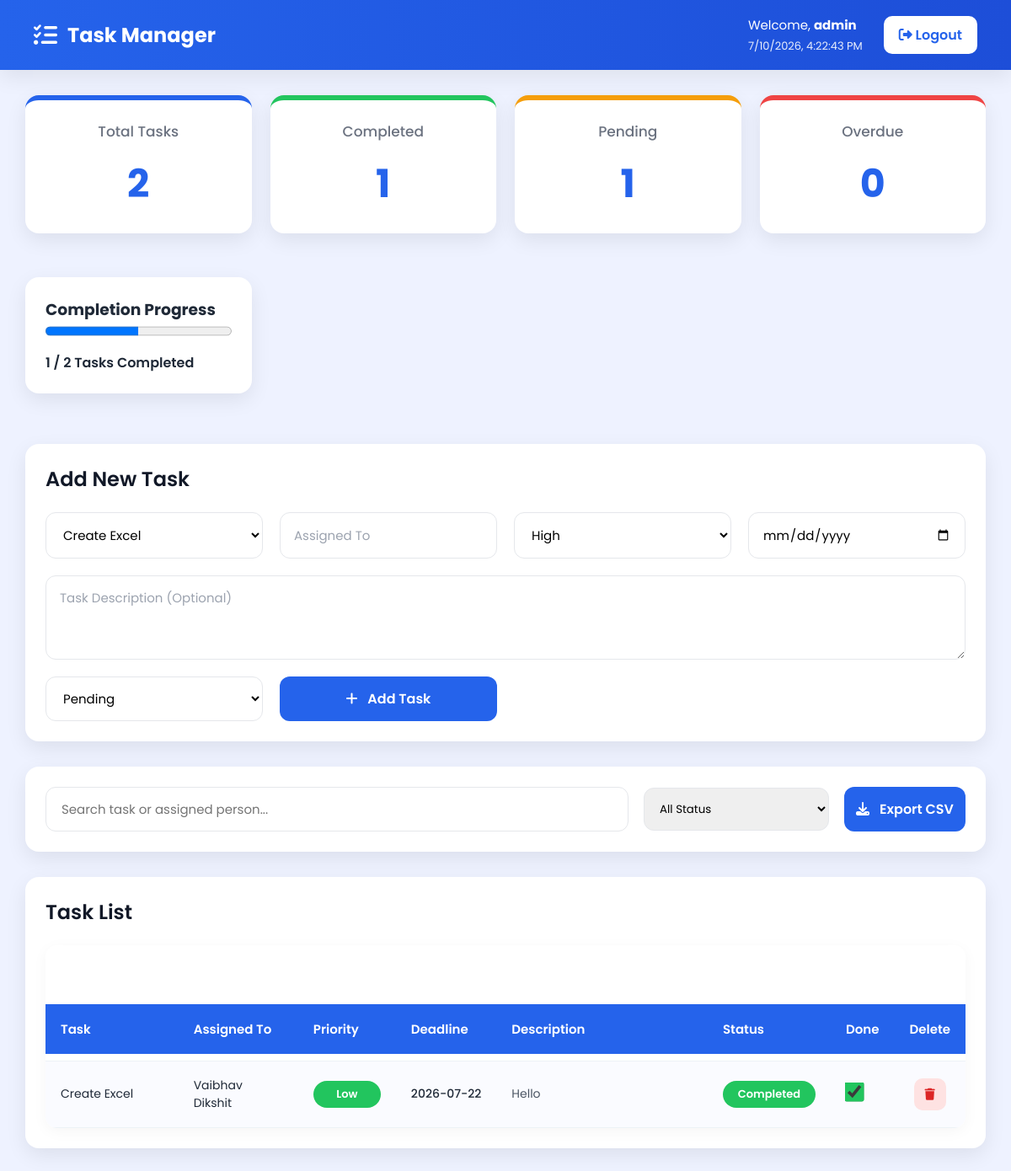
The app's page /dashboard (signed in) with its own data.
### tables this page shows
CREATE TABLE tasks(
            id INTEGER PRIMARY KEY AUTOINCREMENT,

            task TEXT NOT NULL,

            assigned_to TEXT NOT NULL,

            priority TEXT NOT NULL,

            deadline TEXT NOT NULL,

            description TEXT,

            status TEXT NOT NULL,

            completed INTEGER DEFAULT 0,

            created_at TIMESTAMP DEFAULT CURRENT_TIMESTAMP
        );

### routes/tasks.py (the view)
@task_bp.route("/dashboard")
def dashboard():
    if not session.get("logged_in"):
        return redirect(url_for("auth.login"))
    tasks = TaskModel.get_all_tasks()
    stats = TaskModel.get_statistics()
    return render_template(
        "dashboard.html",
        username=session["username"],
        tasks=tasks,
        task_options=TASK_OPTIONS,
        status_options=STATUS_OPTIONS,
        priority_options=PRIORITY_OPTIONS,
        total_tasks=stats["total"],
        completed_tasks=stats["completed"],
        pending_tasks=stats["pending"],
        overdue_tasks=stats["overdue"]
    )

### database.py (called while the page is built)
def get_db_connection():
    conn = sqlite3.connect(DATABASE_PATH)
    conn.row_factory = sqlite3.Row
    return conn

### models/task.py (called while the page is built)
    @staticmethod
    def get_all_tasks():
        conn = get_db_connection()
        cursor = conn.cursor()
        cursor.execute("""
            SELECT *
            FROM tasks
            ORDER BY deadline ASC, created_at DESC
        """)
        tasks = cursor.fetchall()
        conn.close()
        return tasks

    @staticmethod
    def get_statistics():
        tasks = TaskModel.get_all_tasks()
        total_tasks = len(tasks)
        completed_tasks = sum(
            1 for task in tasks
            if task["completed"] == 1
        )
        pending_tasks = total_tasks - completed_tasks
        overdue_tasks = 0
        today = datetime.today().date()
        for task in tasks:
            if task["completed"] == 0:
                deadline = datetime.strptime(
                    task["deadline"],
                    "%Y-%m-%d"
                ).date()
                if deadline < today:
                    overdue_tasks += 1
        return {
            "total": total_tasks,
            "completed": completed_tasks,
            "pending": pending_tasks,
            "overdue": overdue_tasks
        }

### templates/dashboard.html (shortened to what this page needs)
<!DOCTYPE html>
<html lang="en">
<head>
    <link
        rel="stylesheet"
        href="{{ url_for('static', filename='css/dashboard.css') }}">
    <link
        rel="stylesheet"
        href="https://cdnjs.cloudflare.com/ajax/libs/font-awesome/6.5.2/css/all.min.css">
</head>
<body>
<nav class="navbar">
    <div class="logo">
        <i class="fa-solid fa-list-check"></i>
        <span>Task Manager</span>
    </div>
    <div class="nav-right">
        <span class="welcome">
            Welcome,
            <strong>{{ username }}</strong>
        </span>
        <a
            href="{{ url_for('auth.logout') }}"
            class="logout-btn">
            <i class="fa-solid fa-right-from-bracket"></i>
            Logout
        </a>
    </div>
</nav>
<div class="container">
    <section class="stats-grid">
        <div class="card stat-card">
            <h3>Total Tasks</h3>
            <h1>{{ total_tasks }}</h1>
        </div>
        <div class="card stat-card">
            <h3>Completed</h3>
            <h1>{{ completed_tasks }}</h1>
        </div>
        <div class="card stat-card">
            <h3>Pending</h3>
            <h1>{{ pending_tasks }}</h1>
        </div>
        <div class="card stat-card">
            <h3>Overdue</h3>
            <h1>{{ overdue_tasks }}</h1>
        </div>
        <div class="card">
            <h3>Completion Progress</h3>
            <progress
                id="progressBar"
                value="{{ completed_tasks }}"
                max="{{ total_tasks if total_tasks > 0 else 1 }}"
                style="width:100%;height:22px;">
            </progress>
            <p
                style="margin-top:10px;font-weight:600;">
                {{ completed_tasks }} / {{ total_tasks }} Tasks Completed
            </p>
        </div>
    </section>
    <section class="card">
        <h2>Add New Task</h2>
        <form
            action="{{ url_for('task.add_task') }}"
            method="POST"
            class="task-form">
            <select
                name="task"
                required>
                {% for option in task_options %}
                <option value="{{ option }}">
                    {{ option }}
                </option>
                {% endfor %}
            </select>
            <input
                type="text"
                name="assigned_to"
                placeholder="Assigned To"
                required>
            <select
                name="priority">
                {% for priority in priority_options %}
                <option value="{{ priority }}">
                    {{ priority }}
                </option>
                {% endfor %}
            </select>
            <input
                type="date"
                name="deadline"
                required>
            <textarea
                name="description"
                rows="3"
                placeholder="Task Description (Optional)"></textarea>
            <select
                name="status">
                {% for status in status_options %}
                <option value="{{ status }}">
                    {{ status }}
                </option>
                {% endfor %}
            </select>
            <button
                type="submit"
                class="primary-btn">
                <i class="fa-solid fa-plus"></i>
                Add Task
            </button>
        </form>
    </section>
    <section class="card">
        <div class="toolbar">
            <input
                type="text"
                id="searchInput"
                placeholder="Search task or assigned person...">
            <select id="statusFilter">
                <option value="All">
                    All Status
                </option>
            </select>
            <button
                type="button"
                class="primary-btn"
                onclick="exportTableToCSV('tasks.csv')">
                <i class="fa-solid fa-download"></i>
                Export CSV
            </button>
        </div>
    </section>
    <section class="card">
        <h2>Task List</h2>
        {% if tasks %}
        <div class="table-container">
            <table id="taskTable">
                <thead>
                <tr>
                    <th>Task</th>
                    <th>Assigned To</th>
                    <th>Priority</th>
                    <th>Deadline</th>
                    <th>Description</th>
                    <th>Status</th>
                    <th>Done</th>
                    <th>Delete</th>
                </tr>
                </thead>
                <tbody>
                {% for task in tasks %}
                <tr>
                    <td>{{ task["task"] }}</td>
                    <td>{{ task["assigned_to"] }}</td>
                    <td>
                        <span class="priority {{ task['priority']|lower }}">
                            {{ task["priority"] }}
                        </span>
                    </td>
                    <td>{{ task["deadline"] }}</td>
                    <td>{{ task["description"] }}</td>
                    <td>
                        <span class="status {{ task['status']|lower|replace(' ','-') }}">
                            {{ task["status"] }}
                        </span>
                    </td>
                    <td>
                        <input
                            type="checkbox"
                            {% if task["completed"] %}
                            checked
                            {% endif %}
                            onchange="window.location.href='/toggle/{{ task['id'] }}'">
                    </td>
                    <td>
                        <a
                            href="/delete/{{ task['id'] }}"
                            onclick="return confirm('Delete this task?')"
                            class="delete-btn">
                            <i class="fa-solid fa-trash"></i>
                        </a>
                    </td>
                </tr>
                {% endfor %}
                </tbody>
            </table>
        </div>
        {% else %}
        <div class="empty-state">
            <i class="fa-solid fa-folder-open"></i>
            <h2>No Tasks Yet</h2>
            <p>Create your first task using the form above.</p>
        </div>
        {% endif %}
    </section>
</div>
</body>
</html>

### records on screen
tasks: task "Create Document", assigned_to "Vaibhav Dikshit", priority "Medium", deadline "2026-07-14", description "Need to be completed as soon as possible.", status "Pending"
tasks: task "Create Excel", assigned_to "Vaibhav Dikshit", priority "Low", deadline "2026-07-22", description "Hello", status "Completed", completed "☑"

### other values on screen
{{ username }} "admin"
{{ total_tasks }} "2"
{{ completed_tasks }} "1"
{{ pending_tasks }} "1"
{{ overdue_tasks }} "0"
form field task "Create Excel"
form field priority "High"
form field status "Pending"
